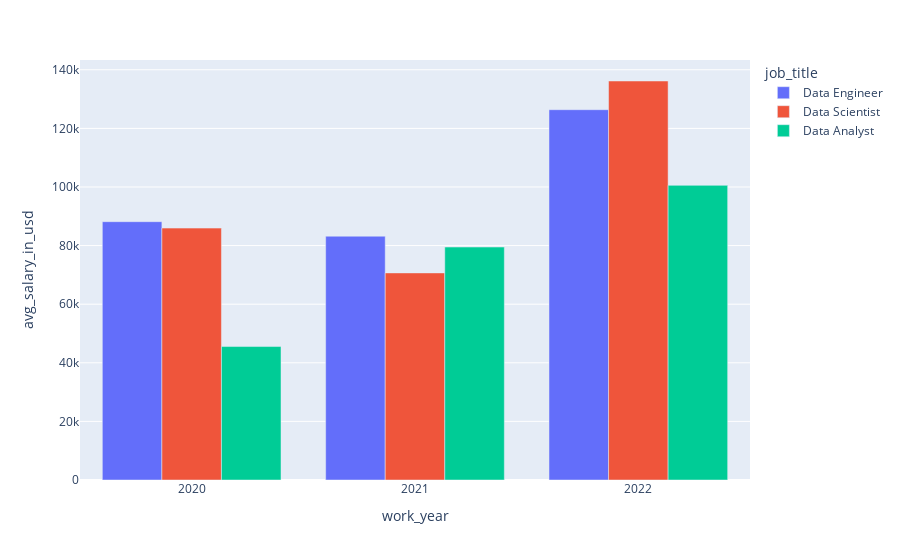

Here is the notebook cell this chart was saved with:
### Markdown cell above
No entanto, esse formato de barra empilhada (stacked) não permite uma boa comparação ano a ano de cada série de informação. Talvez seja melhor apenas colocar as barras lado a lado.

### Code cell
fig = px.bar(sal_gb, x='work_year', y='avg_salary_in_usd', color='job_title', barmode="group")

fig.show()

### Figure 1 — Plotly figure (JSON) as saved in the notebook; plotly's stock layout.template omitted (floating-point values rounded to 4 significant figures)
{"data": [{"alignmentgroup": "True", "hovertemplate": "job_title=Data Engineer<br>work_year=%{x}<br>avg_salary_in_usd=%{y}<extra></extra>", "legendgroup": "Data Engineer", "marker": {"color": "#636efa", "pattern": {"shape": ""}}, "name": "Data Engineer", "offsetgroup": "Data Engineer", "orientation": "v", "showlegend": true, "textposition": "auto", "type": "bar", "x": [2020, 2021, 2022], "xaxis": "x", "y": [88162, 83200.0, 126400.0], "yaxis": "y"}, {"alignmentgroup": "True", "hovertemplate": "job_title=Data Scientist<br>work_year=%{x}<br>avg_salary_in_usd=%{y}<extra></extra>", "legendgroup": "Data Scientist", "marker": {"color": "#EF553B", "pattern": {"shape": ""}}, "name": "Data Scientist", "offsetgroup": "Data Scientist", "orientation": "v", "showlegend": true, "textposition": "auto", "type": "bar", "x": [2020, 2021, 2022], "xaxis": "x", "y": [85970.0, 70670.0, 136200.0], "yaxis": "y"}, {"alignmentgroup": "True", "hovertemplate": "job_title=Data Analyst<br>work_year=%{x}<br>avg_salary_in_usd=%{y}<extra></extra>", "legendgroup": "Data Analyst", "marker": {"color": "#00cc96", "pattern": {"shape": ""}}, "name": "Data Analyst", "offsetgroup": "Data Analyst", "orientation": "v", "showlegend": true, "textposition": "auto", "type": "bar", "x": [2020, 2021, 2022], "xaxis": "x", "y": [45550.0, 79510.0, 100600.0], "yaxis": "y"}], "layout": {"barmode": "group", "legend": {"title": {"text": "job_title"}, "tracegroupgap": 0}, "margin": {"t": 60}, "xaxis": {"anchor": "y", "domain": [0, 1], "title": {"text": "work_year"}}, "yaxis": {"anchor": "x", "domain": [0, 1], "title": {"text": "avg_salary_in_usd"}}}}
